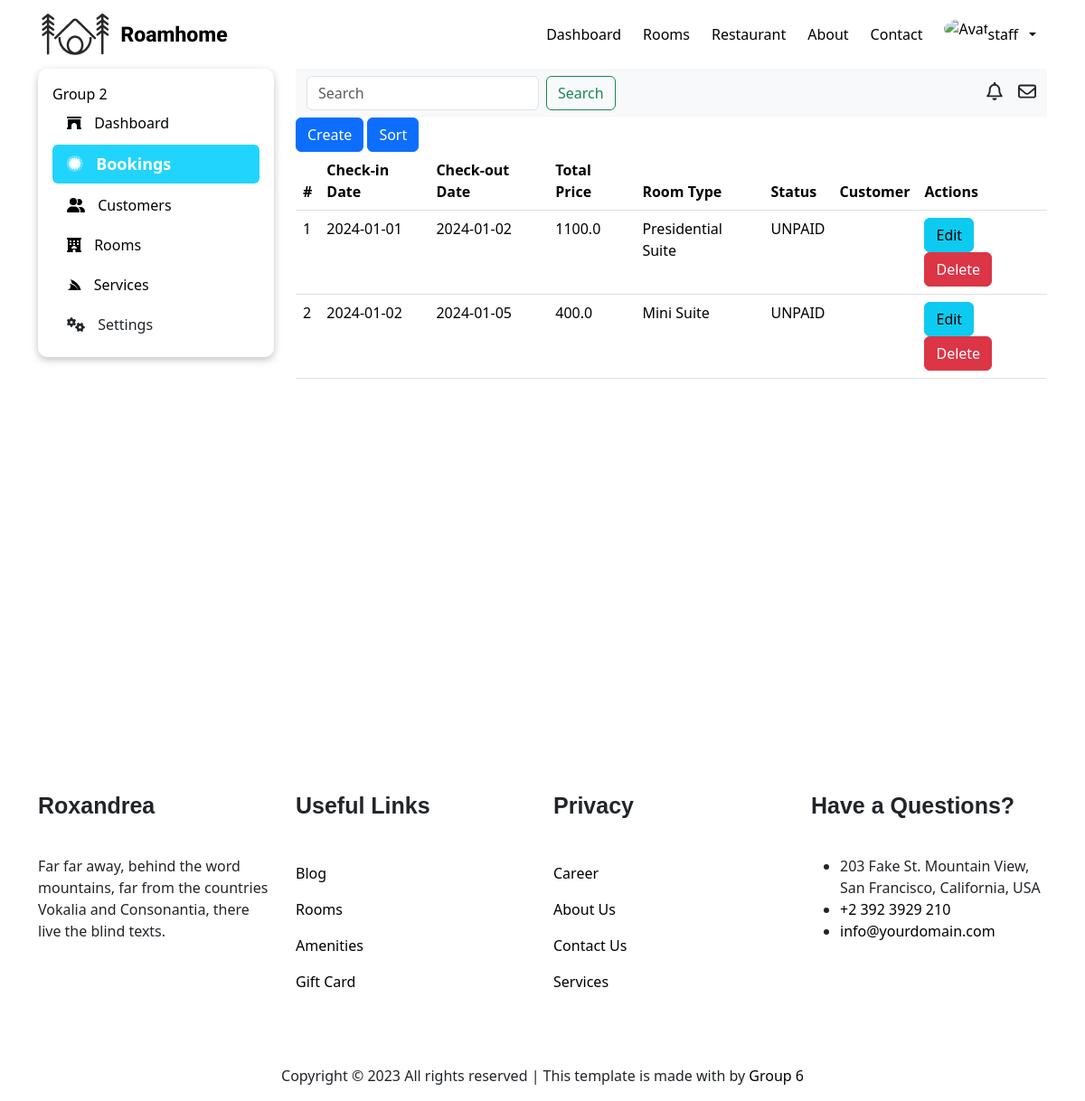
The app's page /wp-admin/booking/ (signed in), older data.
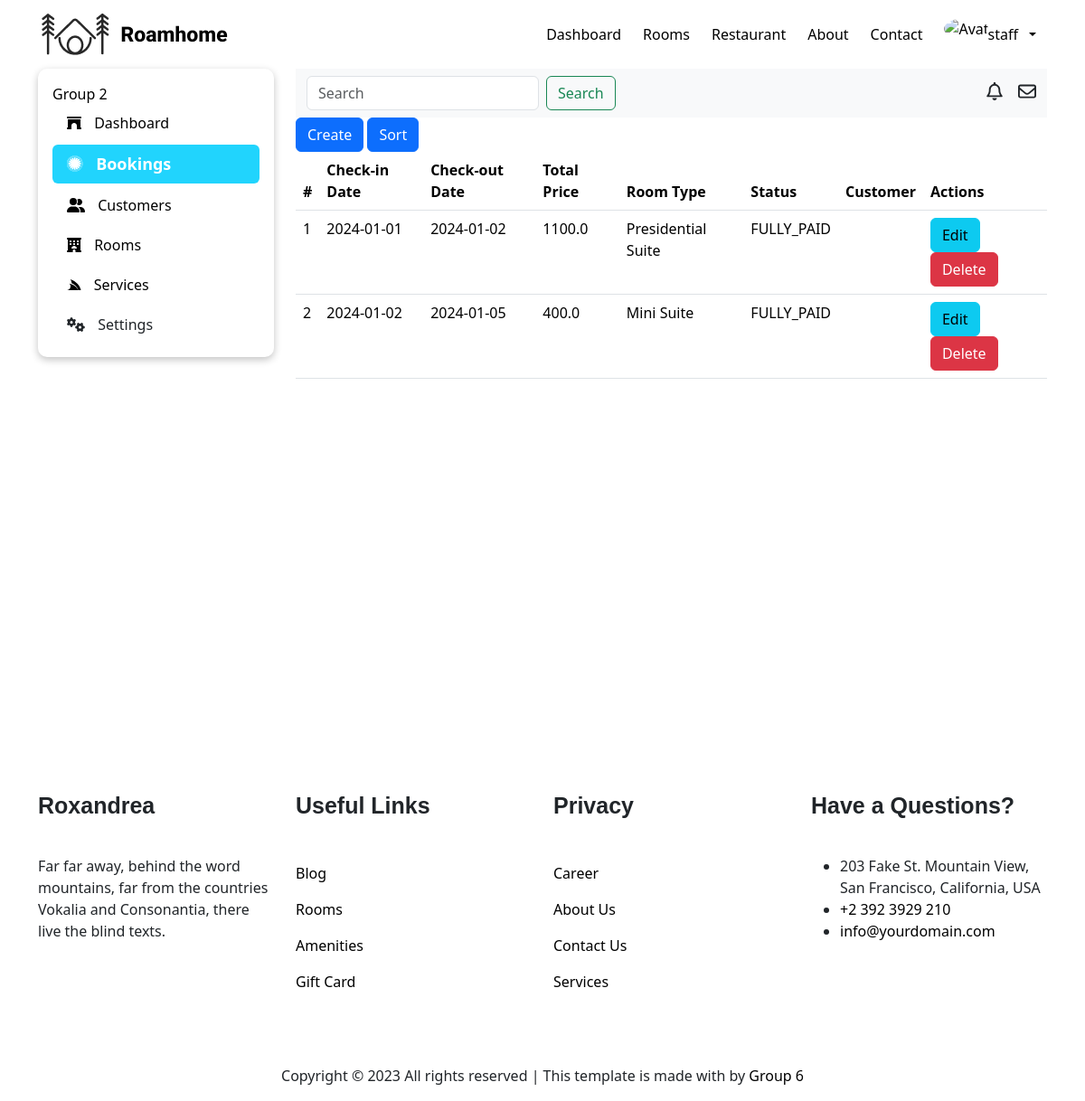
The same page, newer data.
### booking/models.py (models this page shows)
class Booking(models.Model):
    class Meta:
        db_table = 'booking'
    class PaymentStatus(models.TextChoices):
        UNPAID = 'UNPAID'
        PARTIALLY_PAID = 'PARITIALLY_PAID'
        FULLY_PAID = 'FULLY_PAID'
        DEPOSIT = 'DEPOSIT'
    checkin_date = models.DateField()
    checkout_date = models.DateField()
    room_type = models.CharField(max_length=50, default='Mini Suite')
    total_price = models.FloatField()
    status = models.CharField(max_length=20, choices=PaymentStatus.choices, default=PaymentStatus.UNPAID)
    customer = models.ForeignKey(Customer, on_delete=models.CASCADE)
    services = models.ManyToManyField(Service, null=True)
    rooms = models.ManyToManyField(Room, null=True)

### manager/views.py (the view)
# urls.py: path('booking/', manager.all_booking, name='all-booking'),
@login_required(login_url='login')
@user_passes_test(lambda user: user.role == 'STAFF', login_url='home')
def all_booking(request):
    data = Booking.objects.all()
    json_data = json.loads(serialize('json', data))
    bookings = json_data
    search = request.GET.get('search')
    sort = request.GET.get('sort')
    if search is not None and search != '':
        bookings = searchTotalPrice(bookings, search)
        return render(request, 'manager/pages/booking/all-booking.html', {'bookings': bookings, 'search': search})
    if sort is not None and sort == 'total_price':
        sort_arr = quick_sort_by_price(json_data, 'total_price')
        bookings = sort_arr
    return render(request, 'manager/pages/booking/all-booking.html', {'bookings': bookings})

### manager/templates/manager/pages/booking/all-booking.html
{% extends 'manager/pages/dashboard.html' %}
{% block dashboard_section %}
<main>
    <div class="row">
        <div class="col-6">
            <a href="{% url 'create-room-type' %}" type="button" class="btn btn-primary">Create</a>
            <a href="/wp-admin/booking/?sort=total_price" type="button" class="btn btn-primary">Sort</a>
        </div>
    </div>
    <table class="table">
        <thead>
            <tr>
                <th scope="col">#</th>
                <th scope="col">Check-in Date</th>
                <th scope="col">Check-out Date</th>
                <th scope="col">Total Price</th>
                <th scope="col">Room Type</th>
                <th scope="col">Status</th>
                <th scope="col">Customer</th>
                <th scope="col">Actions</th>
            </tr>
        </thead>
        <tbody>
            {% for booking in bookings %}
                <tr>
                    <td scope="col">{{ booking.pk }}</td>
                    <td scope="col">{{ booking.fields.checkin_date }}</td>
                    <td scope="col">{{ booking.fields.checkout_date }}</td>
                    <td scope="col">{{ booking.fields.total_price }}</td>
                    <td scope="col">{{ booking.fields.room_type }}</td>
                    <td scope="col">{{ booking.fields.status }}</td>
                    <td scope="col">{{ booking.fields.customer.first_name }} {{ booking.fields.customer.last_name }}</td>
                    <td scope="col">
                        <a href="/booking/{{ booking.pk }}" class="btn btn-info">Edit</a>
                        <a href="" class="btn btn-danger">Delete</a>
                    </td>
                </tr>
            {% endfor %}
        </tbody>
    </table>
</main>
{% endblock %}

Row changes from the older to the newer data that the page shows:
changed Booking "Presidential Suite": fields.status "UNPAID" → "FULLY_PAID"
changed Booking "Mini Suite": fields.status "UNPAID" → "FULLY_PAID"
